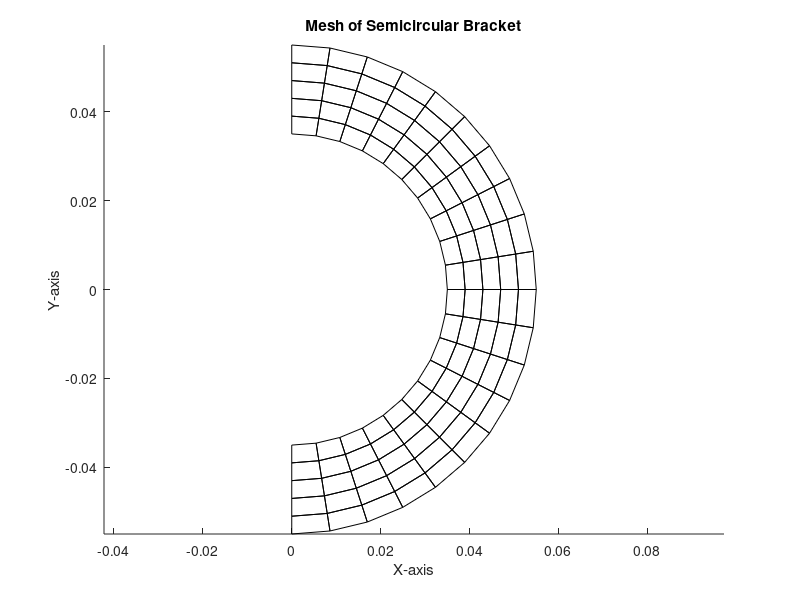

This chart was generated by the following MATLAB code:
%Project 2: Finite Element Solution for a Curved Bracket
%Name: Arjun Posarajah Student#:1004881737

% Parameters/Properties
inner_radius = 35E-3; 
outer_radius = 55E-3; 
width = 20E-3; 
thickness = 2E-3; 
num_theta = 20;                    % Circumferential Number of Elements
num_radial = 5;                   % Radial Number of Elements
elastic_modulus = 200e9; 
poisson_ratio = 0.3; 
applied_force = 4e3; % in Newtons

% Generate coordinates for nodes
theta_vals = linspace(-pi/2, pi/2, num_theta + 1);                 % Angle range from -pi/2 to pi/2
radial_vals = flip(linspace(inner_radius, outer_radius, num_radial + 1));     % Radial values from inner to outer radius

% Create nodes 
nodes = zeros((num_theta + 1) * (num_radial + 1), 2);
node_index = 1;
for i = 1:(num_radial + 1)
    for j = 1:(num_theta + 1)
        nodes(node_index, 1) = radial_vals(i) * cos(theta_vals(j));        % Convert polar to Cartesian coordinates
        nodes(node_index, 2) = radial_vals(i) * sin(theta_vals(j));
        node_index = node_index + 1;
    end
end

% The position of each node in the mesh to draw isoparametric elements
elements = zeros(num_theta * num_radial, 5);
element_index = 1;
for i = 1:num_radial
    for j = 1:num_theta
        node1 = (i - 1) * (num_theta+1) + j;      %Example: When dividing by 10 radial elements, 11 nodes will happen which is why we add by 1      
        node2 = node1 + 1;
        node3 = node1 + num_theta + 2;
        node4 = node1 + num_theta + 1;
        elements(element_index, :) = [node1, node2, node3, node4, node1];       % Store contour numbers element by element column wise.
        element_index = element_index + 1;
    end
end

% Plotting the mesh
figure;
hold on;
for i = 1:size(elements, 1)
    n = elements(i, :);
    x = nodes(n, 1);
    y = nodes(n, 2);
    plot(x, y, 'k'); % Plotting edges of each element
end
xlabel('X-axis');
ylabel('Y-axis');
title('Mesh of Semicircular Bracket');
axis equal;
hold off;

% Given geometry is in plane stress:

D = (elastic_modulus/1-((poisson_ratio)^2)) * [1, poisson_ratio, 0;poisson_ratio, 1, 0;0, 0, ((1-poisson_ratio)/2)];       % Pa

%Calculating global stiffness matrix
%Using 2-point Gauss quadrature to calculate each GN4Q value:

xi = [(1/sqrt(3)) (1/sqrt(3)) -(1/sqrt(3)) -(1/sqrt(3))];
n = [(1/sqrt(3)) -(1/sqrt(3)) (1/sqrt(3)) -(1/sqrt(3))];

GN4Q1 = (1/4) * [n(1)-1 1-n(1) 1+n(1) -n(1)-1; xi(1)-1 -xi(1)-1 1+xi(1) 1-xi(1)]; 
GN4Q2 = (1/4) * [n(2)-1 1-n(2) 1+n(2) -n(2)-1; xi(2)-1 -xi(2)-1 1+xi(2) 1-xi(2)];
GN4Q3 = (1/4) * [n(3)-1 1-n(3) 1+n(3) -n(3)-1; xi(3)-1 -xi(3)-1 1+xi(3) 1-xi(3)]; 
GN4Q4 = (1/4) * [n(4)-1 1-n(4) 1+n(4) -n(4)-1; xi(4)-1 -xi(4)-1 1+xi(4) 1-xi(4)]; 

%Allocating memory for the global stiffness matrix
TotalDOFs= (num_theta+1)*(num_radial+1)*2;
Totalelements=num_theta*num_radial;
k = sparse(TotalDOFs, TotalDOFs);
DOF=zeros(Totalelements,8);

XDOFs = (2 .* (elements(:,1:4))) - 1;
YDOFs = (2 .* (elements(:,1:4)));

for i = 1:Totalelements
        DOF(i,:) = [XDOFs(i,1); YDOFs(i,1); XDOFs(i,2); YDOFs(i,2); XDOFs(i,3); YDOFs(i,3); XDOFs(i,4); YDOFs(i,4);]; 
end

%Single Loop iteration calculates individual element stiffness matrix and
% reconciles that to the global stiffness matrix
xcoord= nodes(:,1);
ycoord= nodes(:,2);

for i = 1: Totalelements
    coord_ind = elements(i,:);
    Xval = xcoord(coord_ind);
    Yval = ycoord(coord_ind);
    coordmat = [Xval(1) Yval(1); Xval(2) Yval(2); Xval(3) Yval(3); Xval(4) Yval(4)];
    J1 = GN4Q1 * coordmat;
    J2 = GN4Q2 * coordmat;
    J3 = GN4Q3 * coordmat;
    J4 = GN4Q4 * coordmat;
    detJ1 = det(J1);
    invJ1 = inv(J1);
    detJ2 = det(J2);
    invJ2 = inv(J2);
    detJ3 = det(J3);
    invJ3 = inv(J3);
    detJ4 = det(J4);
    invJ4 = inv(J4);
    Hstar1 = invJ1\GN4Q1;
    Hstar2 = invJ2\GN4Q2;
    Hstar3 = invJ3\GN4Q3;
    Hstar4 = invJ4\GN4Q4;
    H1 = [Hstar1(1,1) 0 Hstar1(1,2) 0 Hstar1(1,3) 0 Hstar1(1,4) 0; 0 Hstar1(2,1) 0 Hstar1(2,2) 0 Hstar1(2,3) 0 Hstar1(2,4); Hstar1(2,1) Hstar1(1,1) Hstar1(2,2) Hstar1(1,2) Hstar1(2,3) Hstar1(1,3) Hstar1(2,4) Hstar1(1,4)];
    H2 = [Hstar2(1,1) 0 Hstar2(1,2) 0 Hstar2(1,3) 0 Hstar2(1,4) 0; 0 Hstar2(2,1) 0 Hstar2(2,2) 0 Hstar2(2,3) 0 Hstar2(2,4); Hstar2(2,1) Hstar2(1,1) Hstar2(2,2) Hstar2(1,2) Hstar2(2,3) Hstar2(1,3) Hstar2(2,4) Hstar2(1,4)];
    H3 = [Hstar3(1,1) 0 Hstar3(1,2) 0 Hstar3(1,3) 0 Hstar3(1,4) 0; 0 Hstar3(2,1) 0 Hstar3(2,2) 0 Hstar3(2,3) 0 Hstar3(2,4); Hstar3(2,1) Hstar3(1,1) Hstar3(2,2) Hstar3(1,2) Hstar3(2,3) Hstar3(1,3) Hstar3(2,4) Hstar3(1,4)];
    H4 = [Hstar4(1,1) 0 Hstar4(1,2) 0 Hstar4(1,3) 0 Hstar4(1,4) 0; 0 Hstar4(2,1) 0 Hstar4(2,2) 0 Hstar4(2,3) 0 Hstar4(2,4); Hstar4(2,1) Hstar4(1,1) Hstar4(2,2) Hstar4(1,2) Hstar4(2,3) Hstar4(1,3) Hstar4(2,4) Hstar4(1,4)];
    kstar = ((H1.')*D*H1*detJ1) + ((H2.')*D*H2*detJ2) + ((H3.')*D*H3*detJ3) + ((H4.')*D*H4*detJ4);    % Pa
    elementDOF = DOF(i,:);
    k(elementDOF,elementDOF) = k(elementDOF,elementDOF) + kstar;      % Pa
end
